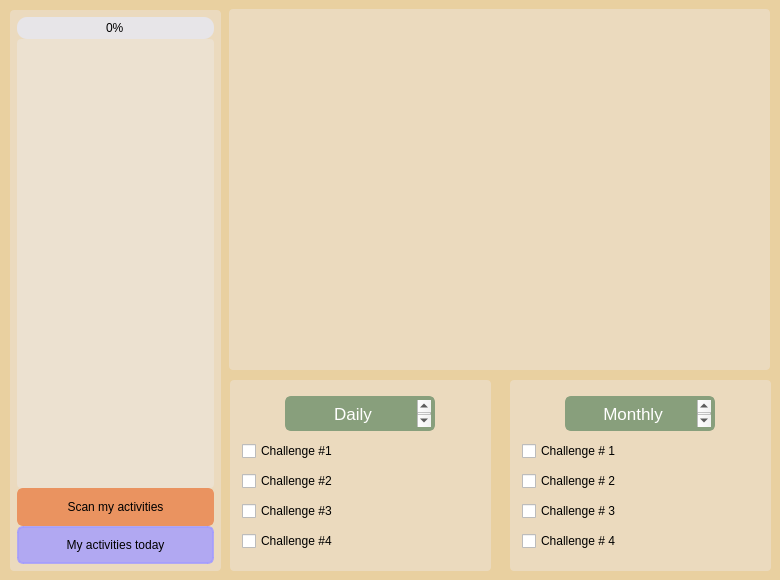
      <widget class="QWidget" name="tab">
       <property name="palette">
        <palette>
         <active>
          <colorrole role="WindowText">
           <brush brushstyle="SolidPattern">
            <color alpha="255">
             <red>0</red>
             <green>0</green>
             <blue>0</blue>
            </color>
           </brush>
          </colorrole>
          <colorrole role="Button">
           <brush brushstyle="SolidPattern">
            <color alpha="255">
             <red>233</red>
             <green>208</green>
             <blue>160</blue>
            </color>
           </brush>
          </colorrole>
          <colorrole role="Light">
           <brush brushstyle="SolidPattern">
            <color alpha="255">
             <red>255</red>
             <green>255</green>
             <blue>255</blue>
            </color>
           </brush>
          </colorrole>
          <colorrole role="Midlight">
           <brush brushstyle="SolidPattern">
            <color alpha="255">
             <red>244</red>
             <green>231</green>
             <blue>207</blue>
            </color>
           </brush>
          </colorrole>
          <colorrole role="Dark">
           <brush brushstyle="SolidPattern">
            <color alpha="255">
             <red>117</red>
             <green>104</green>
             <blue>80</blue>
            </color>
           </brush>
          </colorrole>
          <colorrole role="Mid">
           <brush brushstyle="SolidPattern">
            <color alpha="255">
             <red>156</red>
             <green>139</green>
             <blue>107</blue>
            </color>
           </brush>
          </colorrole>
          <colorrole role="Text">
           <brush brushstyle="SolidPattern">
            <color alpha="255">
             <red>0</red>
             <green>0</green>
             <blue>0</blue>
            </color>
           </brush>
          </colorrole>
          <colorrole role="BrightText">
           <brush brushstyle="SolidPattern">
            <color alpha="255">
             <red>255</red>
             <green>255</green>
             <blue>255</blue>
            </color>
           </brush>
          </colorrole>
          <colorrole role="ButtonText">
           <brush brushstyle="SolidPattern">
            <color alpha="255">
             <red>0</red>
             <green>0</green>
             <blue>0</blue>
            </color>
           </brush>
          </colorrole>
          <colorrole role="Base">
           <brush brushstyle="SolidPattern">
            <color alpha="255">
             <red>255</red>
             <green>255</green>
             <blue>255</blue>
            </color>
           </brush>
          </colorrole>
          <colorrole role="Window">
           <brush brushstyle="SolidPattern">
            <color alpha="255">
             <red>233</red>
             <green>208</green>
             <blue>160</blue>
            </color>
           </brush>
          </colorrole>
          <colorrole role="Shadow">
           <brush brushstyle="SolidPattern">
            <color alpha="255">
             <red>0</red>
             <green>0</green>
             <blue>0</blue>
            </color>
           </brush>
          </colorrole>
          <colorrole role="AlternateBase">
           <brush brushstyle="SolidPattern">
            <color alpha="255">
             <red>244</red>
             <green>231</green>
             <blue>207</blue>
            </color>
           </brush>
          </colorrole>
          <colorrole role="ToolTipBase">
           <brush brushstyle="SolidPattern">
            <color alpha="255">
             <red>255</red>
             <green>255</green>
             <blue>220</blue>
            </color>
           </brush>
          </colorrole>
          <colorrole role="ToolTipText">
           <brush brushstyle="SolidPattern">
            <color alpha="255">
             <red>0</red>
             <green>0</green>
             <blue>0</blue>
            </color>
           </brush>
          </colorrole>
          <colorrole role="PlaceholderText">
           <brush brushstyle="SolidPattern">
            <color alpha="128">
             <red>0</red>
             <green>0</green>
             <blue>0</blue>
            </color>
           </brush>
          </colorrole>
         </active>
         <inactive>
          <colorrole role="WindowText">
           <brush brushstyle="SolidPattern">
            <color alpha="255">
             <red>0</red>
             <green>0</green>
             <blue>0</blue>
            </color>
           </brush>
          </colorrole>
          <colorrole role="Button">
           <brush brushstyle="SolidPattern">
            <color alpha="255">
             <red>233</red>
             <green>208</green>
             <blue>160</blue>
            </color>
           </brush>
          </colorrole>
          <colorrole role="Light">
           <brush brushstyle="SolidPattern">
            <color alpha="255">
             <red>255</red>
             <green>255</green>
             <blue>255</blue>
            </color>
           </brush>
          </colorrole>
          <colorrole role="Midlight">
           <brush brushstyle="SolidPattern">
            <color alpha="255">
             <red>244</red>
             <green>231</green>
             <blue>207</blue>
            </color>
           </brush>
          </colorrole>
          <colorrole role="Dark">
           <brush brushstyle="SolidPattern">
            <color alpha="255">
             <red>117</red>
             <green>104</green>
             <blue>80</blue>
            </color>
           </brush>
          </colorrole>
          <colorrole role="Mid">
           <brush brushstyle="SolidPattern">
            <color alpha="255">
             <red>156</red>
             <green>139</green>
             <blue>107</blue>
            </color>
           </brush>
          </colorrole>
          <colorrole role="Text">
           <brush brushstyle="SolidPattern">
            <color alpha="255">
             <red>0</red>
             <green>0</green>
             <blue>0</blue>
            </color>
           </brush>
          </colorrole>
          <colorrole role="BrightText">
           <brush brushstyle="SolidPattern">
            <color alpha="255">
             <red>255</red>
             <green>255</green>
             <blue>255</blue>
            </color>
           </brush>
          </colorrole>
          <colorrole role="ButtonText">
           <brush brushstyle="SolidPattern">
            <color alpha="255">
             <red>0</red>
             <green>0</green>
             <blue>0</blue>
            </color>
           </brush>
          </colorrole>
          <colorrole role="Base">
           <brush brushstyle="SolidPattern">
            <color alpha="255">
             <red>255</red>
             <green>255</green>
             <blue>255</blue>
            </color>
           </brush>
          </colorrole>
          <colorrole role="Window">
           <brush brushstyle="SolidPattern">
            <color alpha="255">
             <red>233</red>
             <green>208</green>
             <blue>160</blue>
            </color>
           </brush>
          </colorrole>
          <colorrole role="Shadow">
           <brush brushstyle="SolidPattern">
            <color alpha="255">
             <red>0</red>
             <green>0</green>
             <blue>0</blue>
            </color>
           </brush>
          </colorrole>
          <colorrole role="AlternateBase">
           <brush brushstyle="SolidPattern">
            <color alpha="255">
             <red>244</red>
             <green>231</green>
             <blue>207</blue>
            </color>
           </brush>
          </colorrole>
          <colorrole role="ToolTipBase">
           <brush brushstyle="SolidPattern">
            <color alpha="255">
             <red>255</red>
             <green>255</green>
             <blue>220</blue>
            </color>
           </brush>
          </colorrole>
          <colorrole role="ToolTipText">
           <brush brushstyle="SolidPattern">
            <color alpha="255">
             <red>0</red>
             <green>0</green>
             <blue>0</blue>
            </color>
           </brush>
          </colorrole>
          <colorrole role="PlaceholderText">
           <brush brushstyle="SolidPattern">
            <color alpha="128">
             <red>0</red>
             <green>0</green>
             <blue>0</blue>
            </color>
           </brush>
          </colorrole>
         </inactive>
         <disabled>
          <colorrole role="WindowText">
           <brush brushstyle="SolidPattern">
            <color alpha="255">
             <red>117</red>
             <green>104</green>
             <blue>80</blue>
            </color>
           </brush>
          </colorrole>
          <colorrole role="Button">
           <brush brushstyle="SolidPattern">
            <color alpha="255">
             <red>233</red>
             <green>208</green>
             <blue>160</blue>
            </color>
           </brush>
          </colorrole>
          <colorrole role="Light">
           <brush brushstyle="SolidPattern">
            <color alpha="255">
             <red>255</red>
             <green>255</green>
             <blue>255</blue>
            </color>
           </brush>
          </colorrole>
          <colorrole role="Midlight">
           <brush brushstyle="SolidPattern">
            <color alpha="255">
             <red>244</red>
             <green>231</green>
             <blue>207</blue>
            </color>
           </brush>
          </colorrole>
          <colorrole role="Dark">
           <brush brushstyle="SolidPattern">
            <color alpha="255">
             <red>117</red>
             <green>104</green>
             <blue>80</blue>
            </color>
           </brush>
          </colorrole>
          <colorrole role="Mid">
           <brush brushstyle="SolidPattern">
            <color alpha="255">
             <red>156</red>
             <green>139</green>
             <blue>107</blue>
            </color>
           </brush>
          </colorrole>
          <colorrole role="Text">
           <brush brushstyle="SolidPattern">
            <color alpha="255">
             <red>117</red>
             <green>104</green>
             <blue>80</blue>
            </color>
           </brush>
          </colorrole>
          <colorrole role="BrightText">
           <brush brushstyle="SolidPattern">
            <color alpha="255">
             <red>255</red>
             <green>255</green>
             <blue>255</blue>
            </color>
           </brush>
          </colorrole>
          <colorrole role="ButtonText">
           <brush brushstyle="SolidPattern">
            <color alpha="255">
             <red>117</red>
             <green>104</green>
             <blue>80</blue>
            </color>
           </brush>
          </colorrole>
          <colorrole role="Base">
           <brush brushstyle="SolidPattern">
            <color alpha="255">
             <red>233</red>
             <green>208</green>
             <blue>160</blue>
            </color>
           </brush>
          </colorrole>
          <colorrole role="Window">
           <brush brushstyle="SolidPattern">
            <color alpha="255">
             <red>233</red>
             <green>208</green>
             <blue>160</blue>
            </color>
           </brush>
          </colorrole>
          <colorrole role="Shadow">
           <brush brushstyle="SolidPattern">
            <color alpha="255">
             <red>0</red>
             <green>0</green>
             <blue>0</blue>
            </color>
           </brush>
          </colorrole>
          <colorrole role="AlternateBase">
           <brush brushstyle="SolidPattern">
            <color alpha="255">
             <red>233</red>
             <green>208</green>
             <blue>160</blue>
            </color>
           </brush>
          </colorrole>
          <colorrole role="ToolTipBase">
           <brush brushstyle="SolidPattern">
            <color alpha="255">
             <red>255</red>
             <green>255</green>
             <blue>220</blue>
            </color>
           </brush>
          </colorrole>
          <colorrole role="ToolTipText">
           <brush brushstyle="SolidPattern">
            <color alpha="255">
             <red>0</red>
             <green>0</green>
             <blue>0</blue>
            </color>
           </brush>
          </colorrole>
          <colorrole role="PlaceholderText">
           <brush brushstyle="SolidPattern">
            <color alpha="128">
             <red>0</red>
             <green>0</green>
             <blue>0</blue>
            </color>
           </brush>
          </colorrole>
         </disabled>
        </palette>
       </property>
       <attribute name="title">
        <string>Profile page</string>
       </attribute>
       <widget class="QFrame" name="verticalFrame">
        <property name="geometry">
         <rect>
          <x>10</x>
          <y>10</y>
          <width>211</width>
          <height>561</height>
         </rect>
        </property>
        <property name="styleSheet">
         <string notr="true">QFrame {
    border-radius: 4px;
    padding: 2px;
	
	background-color: rgba(236, 234, 238,100);
}</string>
        </property>
        <layout class="QVBoxLayout" name="verticalLayout">
         <property name="spacing">
          <number>0</number>
         </property>
         <property name="leftMargin">
          <number>5</number>
         </property>
         <property name="topMargin">
          <number>5</number>
         </property>
         <property name="rightMargin">
          <number>5</number>
         </property>
         <property name="bottomMargin">
          <number>5</number>
         </property>
         <item>
          <widget class="QProgressBar" name="SeedsprogressBar">
           <property name="font">
            <font/>
           </property>
           <property name="styleSheet">
            <string notr="true">QProgressBar{
	
	background-color: rgb(231, 229, 232);
	border-style: solid; 
	border-radius: 10px; 
	text-align: center
	

}	

QProgressBar::chunk{
	border-radius: 8px; 
	
	background-color: rgb(234, 147, 96);
}</string>
           </property>
           <property name="value">
            <number>0</number>
           </property>
          </widget>
         </item>
         <item>
          <widget class="QLabel" name="seed">
           <property name="maximumSize">
            <size>
             <width>16777215</width>
             <height>16777215</height>
            </size>
           </property>
           <property name="text">
            <string/>
           </property>
           <property name="pixmap">
            <pixmap>../2021-12-09 11.11.21.jpg</pixmap>
           </property>
          </widget>
         </item>
         <item>
          <widget class="QPushButton" name="Scanbutton">
           <property name="palette">
            <palette>
             <active>
              <colorrole role="Button">
               <brush brushstyle="SolidPattern">
                <color alpha="255">
                 <red>234</red>
                 <green>147</green>
                 <blue>96</blue>
                </color>
               </brush>
              </colorrole>
              <colorrole role="Base">
               <brush brushstyle="SolidPattern">
                <color alpha="255">
                 <red>234</red>
                 <green>147</green>
                 <blue>96</blue>
                </color>
               </brush>
              </colorrole>
              <colorrole role="Window">
               <brush brushstyle="SolidPattern">
                <color alpha="255">
                 <red>234</red>
                 <green>147</green>
                 <blue>96</blue>
                </color>
               </brush>
              </colorrole>
             </active>
             <inactive>
              <colorrole role="Button">
               <brush brushstyle="SolidPattern">
                <color alpha="255">
                 <red>234</red>
                 <green>147</green>
                 <blue>96</blue>
                </color>
               </brush>
              </colorrole>
              <colorrole role="Base">
               <brush brushstyle="SolidPattern">
                <color alpha="255">
                 <red>234</red>
                 <green>147</green>
                 <blue>96</blue>
                </color>
               </brush>
              </colorrole>
              <colorrole role="Window">
               <brush brushstyle="SolidPattern">
                <color alpha="255">
                 <red>234</red>
                 <green>147</green>
                 <blue>96</blue>
                </color>
               </brush>
              </colorrole>
             </inactive>
             <disabled>
              <colorrole role="Button">
               <brush brushstyle="SolidPattern">
                <color alpha="255">
                 <red>234</red>
                 <green>147</green>
                 <blue>96</blue>
                </color>
               </brush>
              </colorrole>
              <colorrole role="Base">
               <brush brushstyle="SolidPattern">
                <color alpha="255">
                 <red>234</red>
                 <green>147</green>
                 <blue>96</blue>
                </color>
               </brush>
              </colorrole>
              <colorrole role="Window">
               <brush brushstyle="SolidPattern">
                <color alpha="255">
                 <red>234</red>
                 <green>147</green>
                 <blue>96</blue>
                </color>
               </brush>
              </colorrole>
             </disabled>
            </palette>
           </property>
           <property name="font">
            <font/>
           </property>
           <property name="cursor">
            <cursorShape>PointingHandCursor</cursorShape>
           </property>
           <property name="styleSheet">
            <string notr="true">QPushButton {
	background-image: url(:/i18n/UICarbonTracker_en_150.qm);
    border: 2px solid;;
    border-radius: 6px;
	border-color: rgb(234, 147, 96);
	background-color: rgb(234, 147, 96);
    min-width: 100px;
	padding: 10px;
}

QPushButton:pressed {
    background-color: qlineargradient(x1: 0, y1: 0, x2: 0, y2: 1,
                                      stop: 0 #dadbde, stop: 1 #f6f7fa);
}

QPushButton:flat {
    border: none; 
}

QPushButton:default {
    border-color: navy; 
}</string>
           </property>
           <property name="text">
            <string>Scan my activities</string>
           </property>
          </widget>
         </item>
         <item>
          <widget class="QPushButton" name="Surveybutton">
           <property name="font">
            <font/>
           </property>
           <property name="cursor">
            <cursorShape>PointingHandCursor</cursorShape>
           </property>
           <property name="styleSheet">
            <string notr="true">QPushButton {
    background-image: url(:/i18n/UICarbonTracker_en_150.qm);
    border: 2px solid;;
    border-radius: 6px;
	border-color: rgba(162, 155, 255, 204);
	background-color: rgba(162, 155, 255, 204);
    min-width: 100px;
	padding: 10px;
}

QPushButton:pressed {
    background-color: qlineargradient(x1: 0, y1: 0, x2: 0, y2: 1,
                                      stop: 0 #dadbde, stop: 1 #f6f7fa);
}

QPushButton:flat {
    border: none; 
}

QPushButton:default {
    border-color: navy; 
}</string>
           </property>
           <property name="text">
            <string>My activities today</string>
           </property>
          </widget>
         </item>
        </layout>
       </widget>
       <widget class="QFrame" name="verticalFrame_2">
        <property name="geometry">
         <rect>
          <x>510</x>
          <y>380</y>
          <width>261</width>
          <height>191</height>
         </rect>
        </property>
        <property name="styleSheet">
         <string notr="true">QFrame{
background-color: rgba(236, 234, 238,100);

    border-radius: 4px;
    padding: 2px;
}</string>
        </property>
        <layout class="QVBoxLayout" name="verticalLayout_2">
         <property name="leftMargin">
          <number>10</number>
         </property>
         <property name="topMargin">
          <number>10</number>
         </property>
         <property name="rightMargin">
          <number>10</number>
         </property>
         <property name="bottomMargin">
          <number>10</number>
         </property>
         <item alignment="Qt::AlignHCenter">
          <widget class="QTextBrowser" name="textBrowser_5">
           <property name="maximumSize">
            <size>
             <width>150</width>
             <height>35</height>
            </size>
           </property>
           <property name="font">
            <font>
             <pointsize>13</pointsize>
             <italic>false</italic>
             <bold>false</bold>
            </font>
           </property>
           <property name="styleSheet">
            <string notr="true">QTextBrowser{

	border: 2px solid rgb(37, 39, 48);
	border-radius: 6px;
	border-color: rgb(136, 159, 124);
	background-color: rgb(136, 159, 124);
	font: 13pt &quot;Gill Sans&quot;;
}</string>
           </property>
           <property name="html">
            <string>&lt;!DOCTYPE HTML PUBLIC &quot;-//W3C//DTD HTML 4.0//EN&quot; &quot;http://www.w3.org/TR/REC-html40/strict.dtd&quot;&gt;
&lt;html&gt;&lt;head&gt;&lt;meta name=&quot;qrichtext&quot; content=&quot;1&quot; /&gt;&lt;meta charset=&quot;utf-8&quot; /&gt;&lt;style type=&quot;text/css&quot;&gt;
p, li { white-space: pre-wrap; }
&lt;/style&gt;&lt;/head&gt;&lt;body style=&quot; font-family:'Gill Sans'; font-size:13pt; font-weight:400; font-style:normal;&quot;&gt;
&lt;p align=&quot;center&quot; style=&quot; margin-top:0px; margin-bottom:0px; margin-left:0px; margin-right:0px; -qt-block-indent:0; text-indent:0px;&quot;&gt;&lt;span style=&quot; font-family:'.AppleSystemUIFont'; color:#ffffff;&quot;&gt;Monthly challenges&lt;/span&gt;&lt;/p&gt;
&lt;p align=&quot;center&quot; style=&quot;-qt-paragraph-type:empty; margin-top:0px; margin-bottom:0px; margin-left:0px; margin-right:0px; -qt-block-indent:0; text-indent:0px; font-family:'.AppleSystemUIFont'; color:#ffffff;&quot;&gt;&lt;br /&gt;&lt;/p&gt;&lt;/body&gt;&lt;/html&gt;</string>
           </property>
          </widget>
         </item>
         <item>
          <widget class="QCheckBox" name="checkBox_6">
           <property name="font">
            <font/>
           </property>
           <property name="text">
            <string>Challenge # 1</string>
           </property>
          </widget>
         </item>
         <item>
          <widget class="QCheckBox" name="checkBox_7">
           <property name="font">
            <font/>
           </property>
           <property name="text">
            <string>Challenge # 2</string>
           </property>
          </widget>
         </item>
         <item>
          <widget class="QCheckBox" name="checkBox_5">
           <property name="font">
            <font/>
           </property>
           <property name="text">
            <string>Challenge # 3</string>
           </property>
          </widget>
         </item>
         <item>
          <widget class="QCheckBox" name="checkBox_4">
           <property name="font">
            <font/>
           </property>
           <property name="text">
            <string>Challenge # 4</string>
           </property>
          </widget>
         </item>
        </layout>
       </widget>
       <widget class="QFrame" name="verticalFrame_3">
        <property name="geometry">
         <rect>
          <x>230</x>
          <y>380</y>
          <width>261</width>
          <height>191</height>
         </rect>
        </property>
        <property name="styleSheet">
         <string notr="true">QFrame {
   
    border-radius: 4px;
    padding: 2px;
	background-color: rgba(236, 234, 238,100);
}</string>
        </property>
        <layout class="QVBoxLayout" name="verticalLayout_3">
         <property name="leftMargin">
          <number>10</number>
         </property>
         <property name="topMargin">
          <number>10</number>
         </property>
         <property name="rightMargin">
          <number>10</number>
         </property>
         <property name="bottomMargin">
          <number>10</number>
         </property>
         <item alignment="Qt::AlignHCenter">
          <widget class="QTextBrowser" name="textBrowser_4">
           <property name="maximumSize">
            <size>
             <width>150</width>
             <height>35</height>
            </size>
           </property>
           <property name="palette">
            <palette>
             <active>
              <colorrole role="Button">
               <brush brushstyle="SolidPattern">
                <color alpha="255">
                 <red>136</red>
                 <green>159</green>
                 <blue>124</blue>
                </color>
               </brush>
              </colorrole>
              <colorrole role="Base">
               <brush brushstyle="SolidPattern">
                <color alpha="255">
                 <red>136</red>
                 <green>159</green>
                 <blue>124</blue>
                </color>
               </brush>
              </colorrole>
              <colorrole role="Window">
               <brush brushstyle="SolidPattern">
                <color alpha="255">
                 <red>136</red>
                 <green>159</green>
                 <blue>124</blue>
                </color>
               </brush>
              </colorrole>
             </active>
             <inactive>
              <colorrole role="Button">
               <brush brushstyle="SolidPattern">
                <color alpha="255">
                 <red>136</red>
                 <green>159</green>
                 <blue>124</blue>
                </color>
               </brush>
              </colorrole>
              <colorrole role="Base">
               <brush brushstyle="SolidPattern">
                <color alpha="255">
                 <red>136</red>
                 <green>159</green>
                 <blue>124</blue>
                </color>
               </brush>
              </colorrole>
              <colorrole role="Window">
               <brush brushstyle="SolidPattern">
                <color alpha="255">
                 <red>136</red>
                 <green>159</green>
                 <blue>124</blue>
                </color>
               </brush>
              </colorrole>
             </inactive>
             <disabled>
              <colorrole role="Button">
               <brush brushstyle="SolidPattern">
                <color alpha="255">
                 <red>136</red>
                 <green>159</green>
                 <blue>124</blue>
                </color>
               </brush>
              </colorrole>
              <colorrole role="Base">
               <brush brushstyle="SolidPattern">
                <color alpha="255">
                 <red>136</red>
                 <green>159</green>
                 <blue>124</blue>
                </color>
               </brush>
              </colorrole>
              <colorrole role="Window">
               <brush brushstyle="SolidPattern">
                <color alpha="255">
                 <red>136</red>
                 <green>159</green>
                 <blue>124</blue>
                </color>
               </brush>
              </colorrole>
             </disabled>
            </palette>
           </property>
           <property name="font">
            <font>
             <italic>true</italic>
             <bold>true</bold>
            </font>
           </property>
           <property name="styleSheet">
            <string notr="true">QTextBrowser{

	border: 2px solid rgb(37, 39, 48);
	border-radius: 6px;
	border-color: rgb(136, 159, 124);
	background-color: rgb(136, 159, 124);

}</string>
           </property>
           <property name="html">
            <string>&lt;!DOCTYPE HTML PUBLIC &quot;-//W3C//DTD HTML 4.0//EN&quot; &quot;http://www.w3.org/TR/REC-html40/strict.dtd&quot;&gt;
&lt;html&gt;&lt;head&gt;&lt;meta name=&quot;qrichtext&quot; content=&quot;1&quot; /&gt;&lt;meta charset=&quot;utf-8&quot; /&gt;&lt;style type=&quot;text/css&quot;&gt;
p, li { white-space: pre-wrap; }
&lt;/style&gt;&lt;/head&gt;&lt;body style=&quot; font-family:'Gill Sans'; font-size:13pt; font-weight:700; font-style:italic;&quot;&gt;
&lt;p align=&quot;center&quot; style=&quot; margin-top:0px; margin-bottom:0px; margin-left:0px; margin-right:0px; -qt-block-indent:0; text-indent:0px;&quot;&gt;&lt;span style=&quot; font-family:'.AppleSystemUIFont'; font-weight:400; font-style:normal; color:#ffffff;&quot;&gt;Daily challenges&lt;/span&gt;&lt;/p&gt;
&lt;p align=&quot;center&quot; style=&quot;-qt-paragraph-type:empty; margin-top:0px; margin-bottom:0px; margin-left:0px; margin-right:0px; -qt-block-indent:0; text-indent:0px; font-family:'.AppleSystemUIFont'; font-weight:400; font-style:normal; color:#ffffff;&quot;&gt;&lt;br /&gt;&lt;/p&gt;&lt;/body&gt;&lt;/html&gt;</string>
           </property>
          </widget>
         </item>
         <item>
          <widget class="QCheckBox" name="daily_challenge_1">
           <property name="font">
            <font/>
           </property>
           <property name="text">
            <string>Challenge #1</string>
           </property>
          </widget>
         </item>
         <item>
          <widget class="QCheckBox" name="daily_challenge_2">
           <property name="font">
            <font/>
           </property>
           <property name="text">
            <string>Challenge #2</string>
           </property>
          </widget>
         </item>
         <item>
          <widget class="QCheckBox" name="daily_challenge_3">
           <property name="font">
            <font/>
           </property>
           <property name="text">
            <string>Challenge #3</string>
           </property>
          </widget>
         </item>
         <item>
          <widget class="QCheckBox" name="daily_challenge_4">
           <property name="font">
            <font/>
           </property>
           <property name="text">
            <string>Challenge #4</string>
           </property>
          </widget>
         </item>
        </layout>
       </widget>
       <widget class="QFrame" name="gridFrame">
        <property name="geometry">
         <rect>
          <x>229</x>
          <y>9</y>
          <width>541</width>
          <height>361</height>
         </rect>
        </property>
        <property name="styleSheet">
         <string notr="true">QFrame {
   
    border-radius: 4px;
    padding: 2px;
	background-color: rgba(236, 234, 238,100);
}</string>
        </property>
        <layout class="QGridLayout" name="gridLayout"/>
       </widget>
      </widget>
